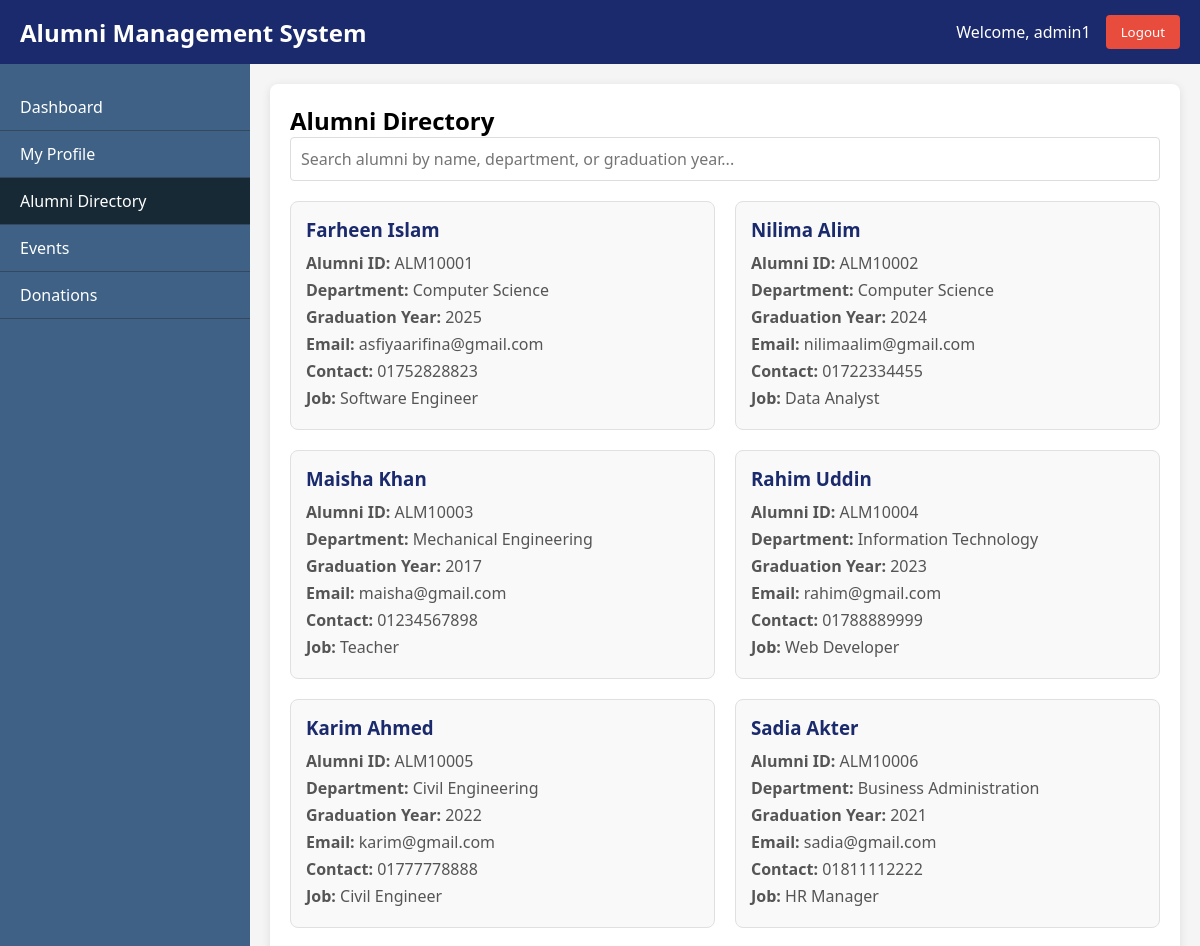
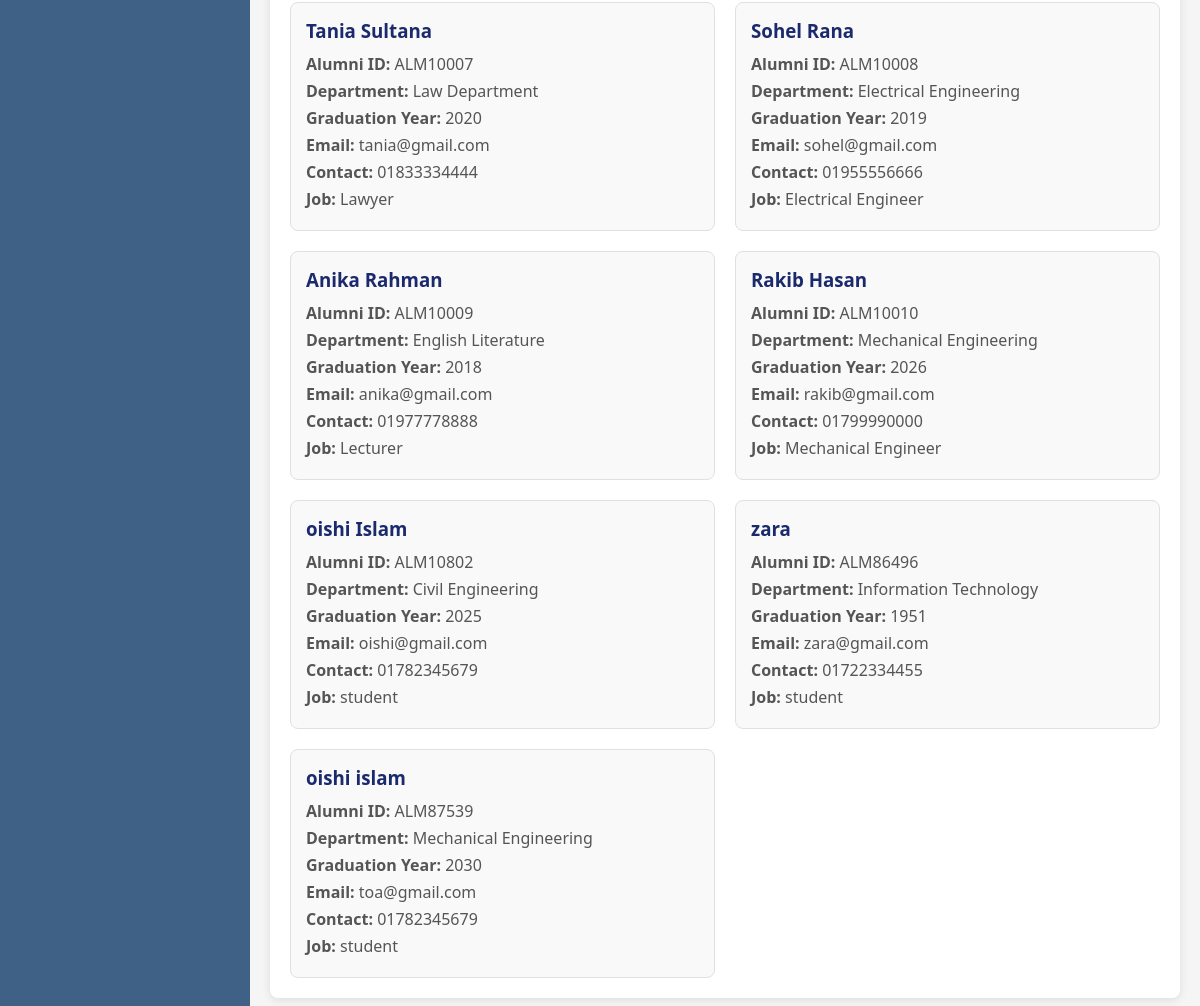
Screenshot of /alumni_directory.php (signed in) with the database file from the repository (2 pictures, top to bottom).
### tables this page shows
CREATE TABLE `alumni` (
  `AlumniID` varchar(50) NOT NULL,
  `AlumniName` varchar(100) NOT NULL,
  `Email` varchar(100) NOT NULL,
  `ContactNo` varchar(20) DEFAULT NULL,
  `Address` text DEFAULT NULL,
  `GraduationYear` int(11) DEFAULT NULL CHECK (`GraduationYear` >= 1900),
  `DateOfBirth` date DEFAULT NULL,
  `Job` varchar(100) DEFAULT NULL,
  `DepartmentID` varchar(50) DEFAULT NULL,
  `UserID` int(11) DEFAULT NULL,
  `CreatedAt` timestamp NOT NULL DEFAULT current_timestamp()
);

CREATE TABLE `departments` (
  `DepartmentID` varchar(50) NOT NULL,
  `DepartmentName` varchar(100) NOT NULL,
  `RoomNo` varchar(20) DEFAULT NULL,
  `CreatedAt` timestamp NOT NULL DEFAULT current_timestamp()
);

### alumni_directory.php (the view, shortened to what this page needs)
<?php
include 'db.php';
$sql = "SELECT a.*, d.DepartmentName FROM Alumni a JOIN Departments d ON a.DepartmentID = d.DepartmentID";
$result = $conn->query($sql);
?>
<!DOCTYPE html>
<html lang="en">
<head>
</head>
<body>
    <div class="header">
        <div class="logo">Alumni Management System</div>
        <div class="user-info">
            <span>Welcome, <?php echo htmlspecialchars($_SESSION['username']); ?></span>
            <button class="logout-btn" onclick="window.location.href='logout.php'">Logout</button>
        </div>
    </div>
    <div class="container">
        <div class="sidebar">
            <ul class="sidebar-menu">
                <li onclick="window.location.href='home.php'">Dashboard</li>
                <li onclick="window.location.href='profile.php'">My Profile</li>
                <li class="active">Alumni Directory</li>
                <li onclick="window.location.href='events.php'">Events</li>
                <li onclick="window.location.href='donations.php'">Donations</li>
            </ul>
        </div>
        <div class="content">
            <div class="directory-card">
                <h2>Alumni Directory</h2>
                <div class="search-bar">
                    <input type="text" placeholder="Search alumni by name, department, or graduation year..." id="searchInput">
                </div>
                <div class="alumni-list" id="alumniList">
                    <?php
                    if ($result->num_rows > 0) {
                        while($row = $result->fetch_assoc()) {
                            echo "<div class='alumni-card'>";
                            echo "<h3>" . htmlspecialchars($row['AlumniName']) . "</h3>";
                            echo "<p><strong>Alumni ID:</strong> " . htmlspecialchars($row['AlumniID']) . "</p>";
                            echo "<p><strong>Department:</strong> " . htmlspecialchars($row['DepartmentName']) . "</p>";
                            echo "<p><strong>Graduation Year:</strong> " . htmlspecialchars($row['GraduationYear']) . "</p>";
                            echo "<p><strong>Email:</strong> " . htmlspecialchars($row['Email']) . "</p>";
                            echo "<p><strong>Contact:</strong> " . htmlspecialchars($row['ContactNo']) . "</p>";
                            echo "<p><strong>Job:</strong> " . htmlspecialchars($row['Job']) . "</p>";
                            echo "</div>";
                        }
                    } else {
                        echo "<p>No alumni found.</p>";
                    }
                    ?>
                </div>
            </div>
        </div>
    </div>
</body>
</html>

### alumni_directory.php (style rules this page uses)
* { box-sizing: border-box; font-family: 'Segoe UI', Tahoma, Geneva, Verdana, sans-serif; margin: 0; padding: 0; }
body { background-color: #f5f5f5; }
.header { background-color: #1a2a6c; color: white; padding: 15px 20px; display: flex; justify-content: space-between; align-items: center; }
.logo { font-size: 24px; font-weight: bold; }
.user-info { display: flex; align-items: center; }
.container { display: flex; min-height: calc(100vh - 70px); }
.sidebar { width: 250px; background-color: #3e6185ff; color: white; padding-top: 20px; }
.sidebar-menu { list-style: none; }
.sidebar-menu li { padding: 12px 20px; border-bottom: 1px solid #34495e; }
.sidebar-menu li.active { background-color: #162935ff; }
.content { flex: 1; padding: 20px; }
.directory-card { background-color: white; border-radius: 8px; box-shadow: 0 2px 10px rgba(0, 0, 0, 0.1); padding: 20px; }
.search-bar { margin-bottom: 20px; }
.search-bar input { width: 100%; padding: 10px; border: 1px solid #ddd; border-radius: 4px; font-size: 16px; }
.alumni-list { display: grid; grid-template-columns: repeat(auto-fill, minmax(300px, 1fr)); gap: 20px; }
.alumni-card { border: 1px solid #e0e0e0; border-radius: 8px; padding: 15px; background-color: #f9f9f9; }
.alumni-card h3 { color: #1a2a6c; margin-bottom: 10px; }
.alumni-card p { margin-bottom: 5px; color: #555; }
.logout-btn { background-color: #e74c3c; color: white; border: none; padding: 8px 15px; border-radius: 4px; cursor: pointer; margin-left: 15px; }

### rows the page displays
alumni: AlumniName "Farheen Islam", AlumniID "ALM10001", DepartmentID.DepartmentName "Computer Science", GraduationYear "2025", Email "asfiyaarifina@gmail.com", ContactNo "01752828823", Job "Software Engineer"
alumni: AlumniName "Nilima Alim", AlumniID "ALM10002", DepartmentID.DepartmentName "Computer Science", GraduationYear "2024", Email "nilimaalim@gmail.com", ContactNo "01722334455", Job "Data Analyst"
alumni: AlumniName "Maisha Khan", AlumniID "ALM10003", DepartmentID.DepartmentName "Mechanical Engineering", GraduationYear "2017", Email "maisha@gmail.com", ContactNo "01234567898", Job "Teacher"
alumni: AlumniName "Rahim Uddin", AlumniID "ALM10004", DepartmentID.DepartmentName "Information Technology", GraduationYear "2023", Email "rahim@gmail.com", ContactNo "01788889999", Job "Web Developer"
alumni: AlumniName "Karim Ahmed", AlumniID "ALM10005", DepartmentID.DepartmentName "Civil Engineering", GraduationYear "2022", Email "karim@gmail.com", ContactNo "01777778888", Job "Civil Engineer"
alumni: AlumniName "Sadia Akter", AlumniID "ALM10006", DepartmentID.DepartmentName "Business Administration", GraduationYear "2021", Email "sadia@gmail.com", ContactNo "01811112222", Job "HR Manager"
alumni: AlumniName "Tania Sultana", AlumniID "ALM10007", DepartmentID.DepartmentName "Law Department", GraduationYear "2020", Email "tania@gmail.com", ContactNo "01833334444", Job "Lawyer"
alumni: AlumniName "Sohel Rana", AlumniID "ALM10008", DepartmentID.DepartmentName "Electrical Engineering", GraduationYear "2019", Email "sohel@gmail.com", ContactNo "01955556666", Job "Electrical Engineer"
alumni: AlumniName "Anika Rahman", AlumniID "ALM10009", DepartmentID.DepartmentName "English Literature", GraduationYear "2018", Email "anika@gmail.com", ContactNo "01977778888", Job "Lecturer"
alumni: AlumniName "Rakib Hasan", AlumniID "ALM10010", DepartmentID.DepartmentName "Mechanical Engineering", GraduationYear "2026", Email "rakib@gmail.com", ContactNo "01799990000", Job "Mechanical Engineer"
alumni: AlumniName "oishi Islam", AlumniID "ALM10802", DepartmentID.DepartmentName "Civil Engineering", GraduationYear "2025", Email "oishi@gmail.com", ContactNo "01782345679", Job "student"
alumni: AlumniName "zara", AlumniID "ALM86496", DepartmentID.DepartmentName "Information Technology", GraduationYear "1951", Email "zara@gmail.com", ContactNo "01722334455", Job "student"
alumni: AlumniName "oishi islam", AlumniID "ALM87539", DepartmentID.DepartmentName "Mechanical Engineering", GraduationYear "2030", Email "toa@gmail.com", ContactNo "01782345679", Job "student"

### other values shown
$_SESSION['username'] "admin1"
